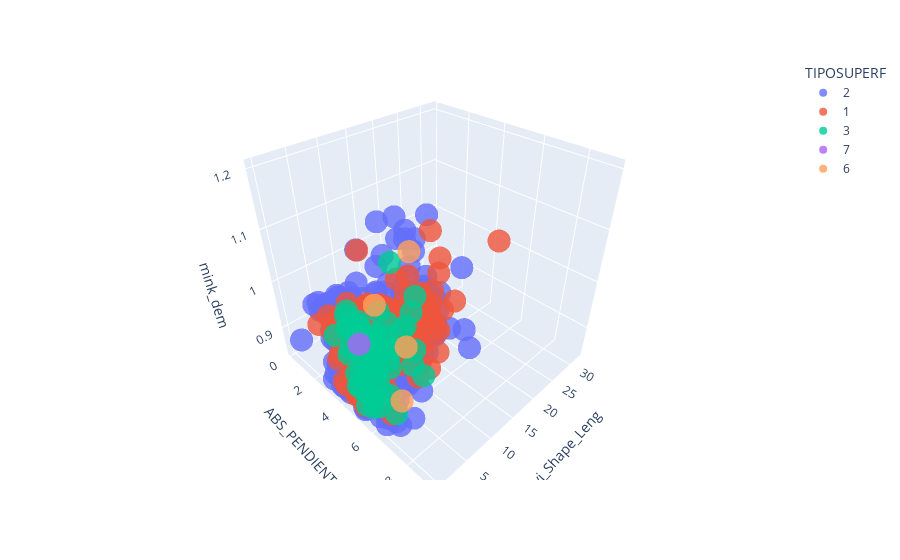
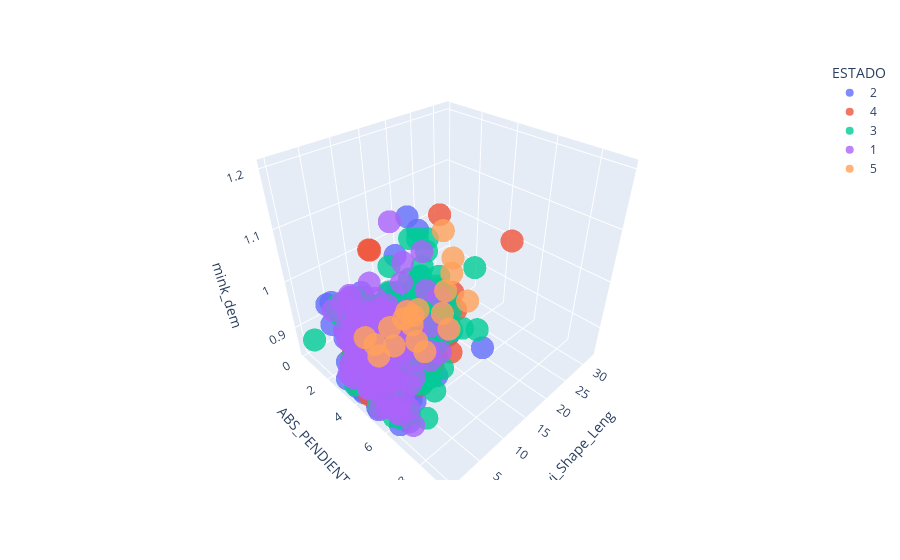

Notebook source saved alongside these figures, in order:
### Code cell
from mpl_toolkits.mplot3d import Axes3D

x = df_propiedades['yj_Shape_Leng']
y = df_propiedades['ABS_PENDIENTE']
z = df_propiedades['mink_dem']
w = df_propiedades['TIPOSUPERF']
v = df_propiedades['ESTADO']

fig = px.scatter_3d(x=y, y=x, z=z,color=w.astype(str),opacity= 0.8,
                    labels={
                     "x": "yj_Shape_Leng",
                     "y": "ABS_PENDIENTE",
                     "z": "mink_dem",
                     "color": "TIPOSUPERF"})

fig.update_layout(scene = dict(xaxis = dict(autorange="reversed")))

fig.show()

fig = px.scatter_3d(x=y, y=x, z=z,color=v.astype(str),opacity= 0.8,
                    labels={
                     "x": "yj_Shape_Leng",
                     "y": "ABS_PENDIENTE",
                     "z": "mink_dem",
                     "color": "ESTADO"})

fig.update_layout(scene = dict(xaxis = dict(autorange="reversed")))

fig.show()

### Figure 1 — Plotly figure (JSON) as saved in the notebook; plotly's stock layout.template omitted (floating-point values rounded to 4 significant figures; data arrays with more than 128 entries replaced by an {"elided": "..."} marker saying what was removed)
{"data": [{"hovertemplate": "TIPOSUPERF=2<br>yj_Shape_Leng=%{x}<br>ABS_PENDIENTE=%{y}<br>mink_dem=%{z}<extra></extra>", "legendgroup": "2", "marker": {"color": "#636efa", "opacity": 0.8, "symbol": "circle"}, "mode": "markers", "name": "2", "scene": "scene", "showlegend": true, "type": "scatter3d", "x": {"elided": "535 float values"}, "y": {"elided": "535 float values"}, "z": {"elided": "535 float values"}}, {"hovertemplate": "TIPOSUPERF=1<br>yj_Shape_Leng=%{x}<br>ABS_PENDIENTE=%{y}<br>mink_dem=%{z}<extra></extra>", "legendgroup": "1", "marker": {"color": "#EF553B", "opacity": 0.8, "symbol": "circle"}, "mode": "markers", "name": "1", "scene": "scene", "showlegend": true, "type": "scatter3d", "x": {"elided": "180 float values"}, "y": {"elided": "180 float values"}, "z": {"elided": "180 float values"}}, {"hovertemplate": "TIPOSUPERF=3<br>yj_Shape_Leng=%{x}<br>ABS_PENDIENTE=%{y}<br>mink_dem=%{z}<extra></extra>", "legendgroup": "3", "marker": {"color": "#00cc96", "opacity": 0.8, "symbol": "circle"}, "mode": "markers", "name": "3", "scene": "scene", "showlegend": true, "type": "scatter3d", "x": [7.1, 5.27, 5.01, 0.21, 0.12, 1.64, 1.15, 4.37, 1.33, 1.04, 3.61, 1.04, 2.94, 2, 1.98, 0.9, 5.07, 8.41, 1.01, 0.97, 1.15, 1.85, 1.34, 2.01, 0.22, 0.22, 2.53, 3.88, 1.8, 0.14, 2.5, 0.3, 1.81, 19.37, 4.63, 4.5, 2.3, 0.9, 1.08, 0.46, 1.4, 6.06, 0.85, 3.26, 0.46, 0.73, 0.24, 0.11, 1.02, 2.06, 0.88, 3.1, 1.62, 1.55, 2.61, 0.37, 3.7], "y": [5.357, 6.635, 5.591, 5.916, 6.144, 6.612, 4.57, 5.318, 5.259, 5.438, 6.067, 4.458, 5.848, 4.767, 5.046, 5.904, 7.149, 5.519, 5.386, 5.799, 6.512, 6.358, 5.257, 5.568, 6.254, 4.82, 5.438, 5.155, 4.502, 4.618, 4.351, 4.409, 3.853, 2.365, 5.367, 5.391, 4.301, 4.821, 4.958, 4.565, 4.777, 5.911, 5.723, 7.145, 5.966, 5.472, 5.259, 4.688, 4.764, 3.858, 3.33, 4.996, 4.744, 5.659, 5.744, 5.244, 4.849], "z": [0.9745, 0.9833, 1.117, 1.002, 0.9969, 0.8769, 0.8769, 0.851, 0.982, 1.0, 0.9824, 0.8769, 1.007, 0.9127, 0.8579, 1.024, 0.947, 1.007, 0.9381, 0.8718, 0.9891, 0.9669, 0.8483, 1.011, 0.9978, 0.923, 0.8793, 1.029, 1.0, 1.008, 1.0, 0.952, 1.005, 0.8999, 0.954, 1.01, 0.8483, 0.9188, 0.9689, 1.013, 0.9922, 1.005, 0.941, 0.9829, 1.014, 0.8855, 0.9697, 0.9722, 0.9951, 1.012, 0.9579, 0.9023, 1.009, 1.006, 0.9948, 0.8627, 0.8769]}, {"hovertemplate": "TIPOSUPERF=7<br>yj_Shape_Leng=%{x}<br>ABS_PENDIENTE=%{y}<br>mink_dem=%{z}<extra></extra>", "legendgroup": "7", "marker": {"color": "#ab63fa", "opacity": 0.8, "symbol": "circle"}, "mode": "markers", "name": "7", "scene": "scene", "showlegend": true, "type": "scatter3d", "x": [0.26], "y": [5.206], "z": [0.9937]}, {"hovertemplate": "TIPOSUPERF=6<br>yj_Shape_Leng=%{x}<br>ABS_PENDIENTE=%{y}<br>mink_dem=%{z}<extra></extra>", "legendgroup": "6", "marker": {"color": "#FFA15A", "opacity": 0.8, "symbol": "circle"}, "mode": "markers", "name": "6", "scene": "scene", "showlegend": true, "type": "scatter3d", "x": [3.33, 9.48, 5.61, 6.76], "y": [6.408, 5.171, 4.292, 5.678], "z": [0.8837, 1.104, 1.01, 0.952]}], "layout": {"legend": {"title": {"text": "TIPOSUPERF"}, "tracegroupgap": 0}, "margin": {"t": 60}, "scene": {"domain": {"x": [0, 1], "y": [0, 1]}, "xaxis": {"autorange": "reversed", "title": {"text": "yj_Shape_Leng"}}, "yaxis": {"title": {"text": "ABS_PENDIENTE"}}, "zaxis": {"title": {"text": "mink_dem"}}}}}

### Figure 2 — Plotly figure (JSON) as saved in the notebook; plotly's stock layout.template omitted (floating-point values rounded to 4 significant figures; data arrays with more than 128 entries replaced by an {"elided": "..."} marker saying what was removed)
{"data": [{"hovertemplate": "ESTADO=2<br>yj_Shape_Leng=%{x}<br>ABS_PENDIENTE=%{y}<br>mink_dem=%{z}<extra></extra>", "legendgroup": "2", "marker": {"color": "#636efa", "opacity": 0.8, "symbol": "circle"}, "mode": "markers", "name": "2", "scene": "scene", "showlegend": true, "type": "scatter3d", "x": {"elided": "349 float values"}, "y": {"elided": "349 float values"}, "z": {"elided": "349 float values"}}, {"hovertemplate": "ESTADO=4<br>yj_Shape_Leng=%{x}<br>ABS_PENDIENTE=%{y}<br>mink_dem=%{z}<extra></extra>", "legendgroup": "4", "marker": {"color": "#EF553B", "opacity": 0.8, "symbol": "circle"}, "mode": "markers", "name": "4", "scene": "scene", "showlegend": true, "type": "scatter3d", "x": [7.82, 6, 7.85, 7.66, 0.16, 5.38, 0.16, 1.03, 6.7, 4.14, 2.67, 9.28, 14.7, 9.7, 2.6, 12.54, 10, 9.3, 5.7, 0.68, 4.22, 1.08, 6.2, 0.68, 4.6, 5.32, 3, 1.2, 10.05, 3.3, 11.37, 2.78, 5.21, 0.56, 11.41, 4.9, 5.18, 8, 0.52, 8.95, 3.35, 5.8, 5.85, 0.8, 4, 32.24, 4.6, 4.65, 0.26, 6.09, 2.11, 0.38, 10.6, 6.41, 4.5], "y": [5.561, 4.701, 6.129, 7.16, 6.426, 6.227, 4.736, 4.26, 6.915, 5.189, 4.477, 5.814, 5.309, 5.839, 4.821, 5.057, 6.094, 5.603, 5.791, 3.613, 4.168, 4.605, 5.663, 5.248, 6.598, 5.916, 6.426, 4.681, 4.654, 5.487, 6.379, 4.953, 3.757, 3.817, 4.154, 5.01, 4.024, 3.76, 4.536, 4.854, 4.622, 3.965, 4.662, 4.454, 4.439, 4.4, 3.914, 6.355, 4.514, 5.378, 4.119, 5.573, 5.572, 4.775, 4.764], "z": [1.011, 1.011, 0.9193, 0.9748, 0.9989, 1.067, 0.8815, 0.8483, 1.203, 0.9948, 0.9824, 0.9989, 1.002, 1.007, 0.9271, 0.9876, 1.026, 1.036, 0.8892, 0.9271, 0.9794, 0.9998, 0.9963, 1.048, 1.079, 0.947, 0.9709, 0.9579, 1.0, 0.966, 1.012, 0.9239, 0.9448, 0.8629, 0.8579, 1.027, 1.008, 0.9784, 1.01, 0.9665, 1.01, 0.9998, 0.9023, 0.9808, 1.009, 0.9969, 1.108, 0.9058, 0.947, 1.007, 1.007, 1.16, 1.014, 0.9448, 0.9448]}, {"hovertemplate": "ESTADO=3<br>yj_Shape_Leng=%{x}<br>ABS_PENDIENTE=%{y}<br>mink_dem=%{z}<extra></extra>", "legendgroup": "3", "marker": {"color": "#00cc96", "opacity": 0.8, "symbol": "circle"}, "mode": "markers", "name": "3", "scene": "scene", "showlegend": true, "type": "scatter3d", "x": {"elided": "232 float values"}, "y": {"elided": "232 float values"}, "z": {"elided": "232 float values"}}, {"hovertemplate": "ESTADO=1<br>yj_Shape_Leng=%{x}<br>ABS_PENDIENTE=%{y}<br>mink_dem=%{z}<extra></extra>", "legendgroup": "1", "marker": {"color": "#ab63fa", "opacity": 0.8, "symbol": "circle"}, "mode": "markers", "name": "1", "scene": "scene", "showlegend": true, "type": "scatter3d", "x": [5.33, 0.58, 0.2, 0.28, 0.31, 0.64, 0.48, 0.28, 0.18, 3.95, 2.92, 5.27, 3.7, 5.01, 0.66, 0.12, 0.79, 0.18, 1.15, 4.37, 1.88, 1.74, 11.33, 0.96, 0.28, 1.33, 3.61, 1.04, 10.99, 4.91, 7.05, 9.95, 4, 3.4, 8.5, 3.06, 11.2, 3.9, 1.03, 7.18, 3.95, 5.14, 3.85, 0.85, 7.05, 4.14, 6.89, 4.39, 0.5, 0.67, 1.29, 1.67, 4.2, 0.49, 0.49, 3.18, 2.12, 1.34, 0.26, 0.05, 3.8, 2.01, 9.48, 5.61, 0.8, 2.07, 5.44, 1.91, 6.73, 0.32, 0.43, 0.11, 0.3, 1.7, 0.41, 6.6, 3.45, 0.45, 2.02, 2.02, 4.26, 1.15, 0.42, 4.3, 0.7, 5.32, 4.3, 3.88, 1.4, 3.9, 0.64, 0.18, 3.46, 5.8, 2.2, 1.33, 0.21, 1.64, 0.71, 2, 0.6, 0.3, 3.6, 0.51, 0.26, 6.76, 4.63, 6.54, 1.6, 4.5, 2.3, 1.6, 5.61, 0.45, 2.13, 0.9, 1.08, 0.46, 1.02, 2.06, 0.88, 3.7], "y": [6.854, 5.115, 4.962, 7.282, 5.194, 4.44, 4.776, 4.798, 4.396, 5.383, 5.432, 6.635, 5.922, 5.591, 7.418, 6.144, 6.906, 7.515, 4.57, 5.318, 5.683, 3.953, 5.516, 4.071, 5.597, 5.259, 6.067, 4.458, 5.624, 4.095, 6.21, 6.306, 5.514, 5.379, 4.52, 3.932, 4.806, 5.321, 4.829, 4.142, 4.617, 5.672, 5.457, 4.097, 4.797, 5.394, 5.051, 4.189, 4.846, 3.984, 3.237, 2.07, 3.953, 4.164, 4.082, 3.699, 4.886, 5.257, 5.206, 3.663, 4.136, 5.568, 5.171, 4.292, 4.324, 5.084, 3.829, 5.566, 4.466, 5.458, 4.179, 5.058, 5.436, 3.234, 4.73, 5.381, 4.77, 3.885, 4.184, 5.885, 3.84, 5.041, 5.366, 2.29, 4.469, 3.793, 4.275, 5.155, 3.023, 2.591, 3.04, 3.564, 2.663, 3.454, 2.481, 3.732, 3.614, 3.809, 4.565, 2.703, 4.292, 4.409, 3.524, 6.422, 6.326, 5.678, 5.367, 5.621, 5.326, 5.391, 4.301, 5.257, 5.362, 4.547, 2.62, 4.821, 4.958, 4.565, 4.764, 3.858, 3.33, 4.849], "z": [1.035, 1.0, 0.9936, 0.8873, 0.8536, 0.8718, 0.9689, 1.0, 1.0, 0.9852, 0.9067, 0.9833, 1.098, 1.117, 1.021, 0.9969, 0.9063, 0.9969, 0.8769, 0.851, 0.9571, 0.9621, 1.019, 0.9663, 0.9642, 0.982, 0.9824, 0.8769, 0.9068, 0.9863, 0.936, 0.9814, 1.001, 1.007, 0.9173, 1.004, 1.016, 0.923, 1.014, 0.9507, 1.013, 0.9744, 1.182, 1.003, 0.9417, 1.014, 1.011, 0.8995, 0.8999, 0.952, 0.9427, 0.9741, 0.9448, 1.0, 1.002, 0.9663, 0.993, 0.8483, 0.9937, 0.9621, 0.9046, 1.011, 1.104, 1.01, 1.002, 0.9392, 0.9931, 0.9951, 0.982, 0.9609, 0.9609, 0.9758, 1.107, 0.9891, 1.011, 1.007, 0.8739, 0.947, 0.9294, 0.8645, 0.8483, 0.9978, 0.9978, 0.8483, 0.9683, 0.8483, 0.8456, 1.029, 0.8869, 0.9978, 0.8653, 0.8769, 1.007, 1.004, 0.9381, 0.8999, 0.8769, 1.009, 0.9808, 1.002, 0.9271, 0.952, 0.8769, 0.8793, 0.8845, 0.952, 0.954, 0.9796, 0.8619, 1.01, 0.8483, 1.046, 0.8678, 0.8793, 0.8645, 0.9188, 0.9689, 1.013, 0.9951, 1.012, 0.9579, 0.8769]}, {"hovertemplate": "ESTADO=5<br>yj_Shape_Leng=%{x}<br>ABS_PENDIENTE=%{y}<br>mink_dem=%{z}<extra></extra>", "legendgroup": "5", "marker": {"color": "#FFA15A", "opacity": 0.8, "symbol": "circle"}, "mode": "markers", "name": "5", "scene": "scene", "showlegend": true, "type": "scatter3d", "x": [0.46, 1.88, 8.05, 12.3, 10, 11.66, 13.06, 4.16, 4.3, 5.88, 6.6, 6.11, 1.54, 5.84, 2.27, 6.8, 6.8, 14.4, 7.11], "y": [4.71, 5.9, 6.949, 5.964, 6.13, 6.082, 6.543, 7.731, 5.693, 5.617, 5.101, 5.764, 4.842, 4.229, 4.719, 5.987, 5.39, 4.99, 5.591], "z": [0.9921, 0.9969, 1.012, 1.093, 1.152, 1.072, 1.022, 1.085, 1.026, 1.002, 1.01, 0.9709, 0.9738, 0.9621, 0.9411, 0.9501, 1.008, 0.9998, 1.022]}], "layout": {"legend": {"title": {"text": "ESTADO"}, "tracegroupgap": 0}, "margin": {"t": 60}, "scene": {"domain": {"x": [0, 1], "y": [0, 1]}, "xaxis": {"autorange": "reversed", "title": {"text": "yj_Shape_Leng"}}, "yaxis": {"title": {"text": "ABS_PENDIENTE"}}, "zaxis": {"title": {"text": "mink_dem"}}}}}
